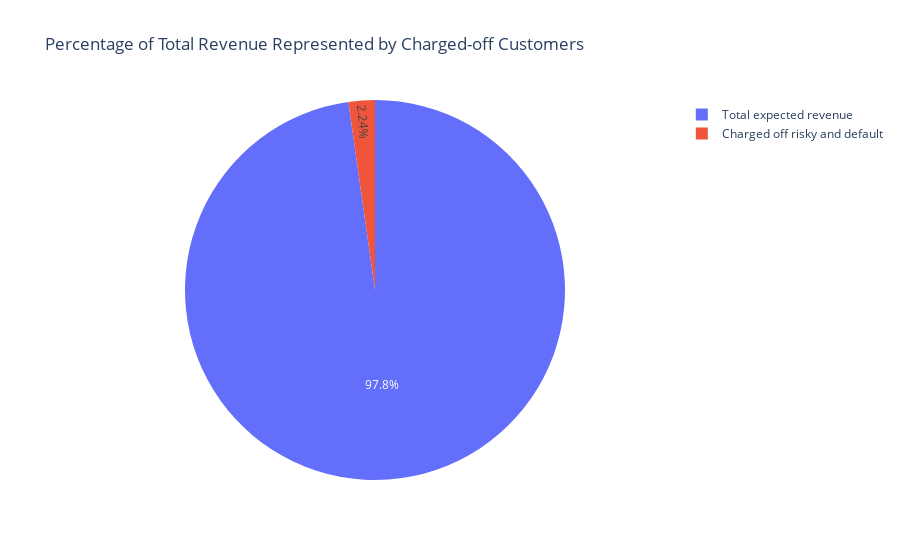

The notebook cell this image was saved under:
### Markdown cell above
If customers late on payments converted to Charged Off, what percentage of total expected revenue do these customers and the customers who have already defaulted on their loan represent?

### Code cell
default_customer_type = ['Default']
default_customers = df[df['loan_status'].isin(default_customer_type)]

risky_customers['potential_loss'] = risky_customers['instalment'] * risky_customers['term']

# Assuming you have already calculated the potential_loss for risky customers
total_loss_if_charged_off_risky = risky_customers['potential_loss'].sum()

# Calculate the total potential loss for defaulted customers
total_loss_if_charged_off_default = default_customers['potential_loss'].sum()

# Calculate the total expected revenue
total_expected_revenue = df['potential_loss'].sum()
print(f"Total expected revenue:£{total_expected_revenue:,.2f}")

# Calculate the Percentage of Total Expected Revenue
percentage_of_total_revenue = ((total_loss_if_charged_off_risky + total_loss_if_charged_off_default) / total_expected_revenue) * 100
print(f"Percentage of total expected revenue represented by charged-off risky and defaulted customers: {percentage_of_total_revenue:.2f}%")

#Visualise result
plotter.plot_pie_chart(labels_column=['Charged off risky and default', 'Total expected revenue'],
                             values_column=[percentage_of_total_revenue,100 - percentage_of_total_revenue],
                             title='Percentage of Total Revenue Represented by Charged-off Customers')

### Figure 1 — Plotly figure (JSON) as saved in the notebook; plotly's stock layout.template omitted (floating-point values rounded to 4 significant figures)
{"data": [{"domain": {"x": [0, 1], "y": [0, 1]}, "hovertemplate": "label=%{label}<br>value=%{value}<extra></extra>", "labels": ["Charged off risky and default", "Total expected revenue"], "legendgroup": "", "name": "", "showlegend": true, "type": "pie", "values": [2.239, 97.76]}], "layout": {"legend": {"tracegroupgap": 0}, "title": {"text": "Percentage of Total Revenue Represented by Charged-off Customers"}}}
